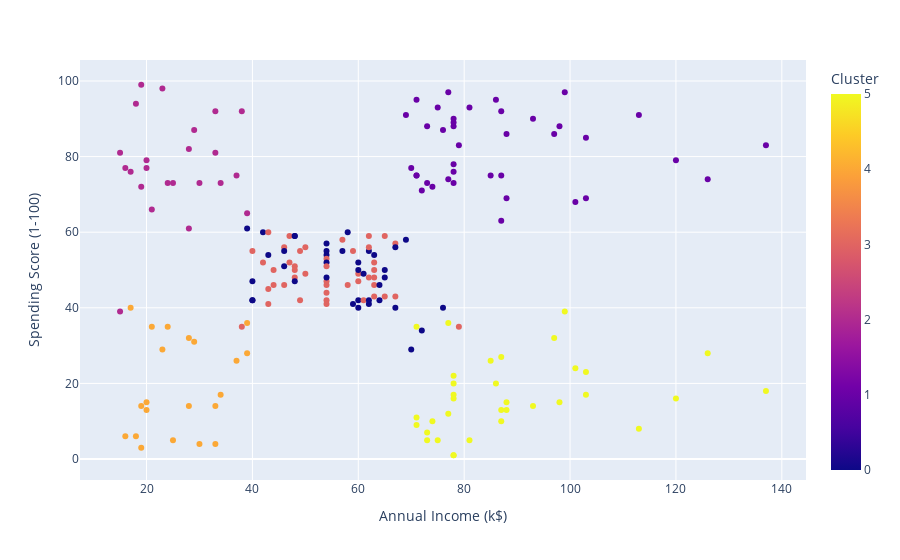

Here is the notebook cell this chart was saved with:
### Code cell
px.scatter(df,  x="Annual Income (k$)", y="Spending Score (1-100)", color="Cluster", )

### Figure 1 — Plotly figure (JSON) as saved in the notebook; plotly's stock layout.template omitted (floating-point values rounded to 4 significant figures; data arrays with more than 128 entries replaced by an {"elided": "..."} marker saying what was removed)
{"data": [{"hovertemplate": "Annual Income (k$)=%{x}<br>Spending Score (1-100)=%{y}<br>Cluster=%{marker.color}<extra></extra>", "legendgroup": "", "marker": {"color": {"elided": "200 int values"}, "coloraxis": "coloraxis", "symbol": "circle"}, "mode": "markers", "name": "", "orientation": "v", "showlegend": false, "type": "scatter", "x": {"elided": "200 int values"}, "xaxis": "x", "y": {"elided": "200 int values"}, "yaxis": "y"}], "layout": {"coloraxis": {"colorbar": {"title": {"text": "Cluster"}}, "colorscale": [[0, "#0d0887"], [0.1111, "#46039f"], [0.2222, "#7201a8"], [0.3333, "#9c179e"], [0.4444, "#bd3786"], [0.5556, "#d8576b"], [0.6667, "#ed7953"], [0.7778, "#fb9f3a"], [0.8889, "#fdca26"], [1, "#f0f921"]]}, "legend": {"tracegroupgap": 0}, "margin": {"t": 60}, "xaxis": {"anchor": "y", "domain": [0, 1], "title": {"text": "Annual Income (k$)"}}, "yaxis": {"anchor": "x", "domain": [0, 1], "title": {"text": "Spending Score (1-100)"}}}}
